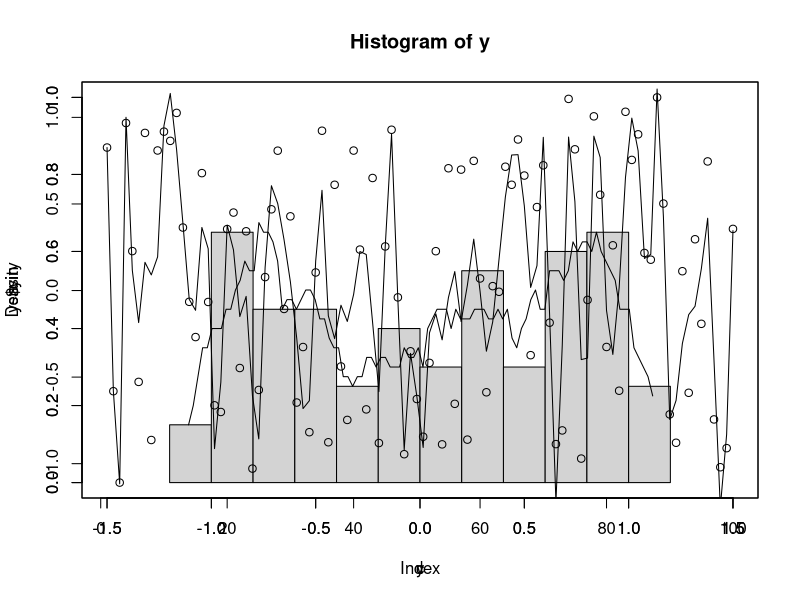
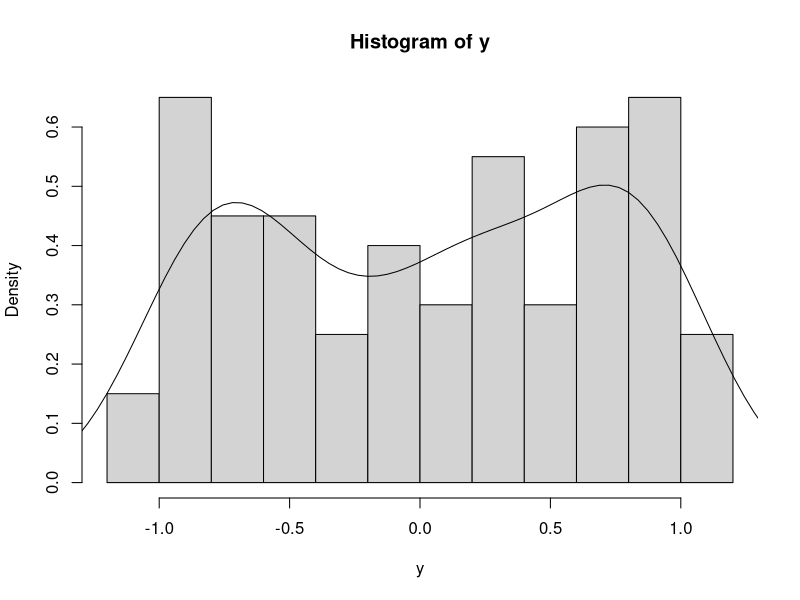

The R source for these figures, in order:
# 原始資料
x <- runif(100,0,2*pi)
y <- sin(x) + rnorm(100,0,0.09)

# The Naïve Density Estimator ---------------------------------------------

NDE <- function(X,h=0.01){
  f <- sum(y < (X+h) & y > (X-h))/(2*100*h)
  return(f)
}

c <- seq(min(y),max(y),(max(y)-min(y))/99)
a <- NULL
for (i in 1:length(c)) {
  a <- c(a,NDE(c[i],h=0.2))
}

hist(y,breaks = 8,freq = F, ylim = c(0,1),xlim = c(-1.5,1.5))
par(new = T)
plot(c,a,type = "l",xlab = NULL,ylim = c(0,1),xlim = c(-1.5,1.5))

par(new = T)

s <- sort(a)
sum((s-sort(y))^2)



# Spline ------------------------------------------------------------------

ys <- smooth.spline(y,df = 100)
plot(ys$yin)
lines(ys$y)
s <- sort(ys$y)
sum((s-sort(y))^2)

# Kernel density ----------------------------------------------------------
K <- density(y, n= 100)
hist(y, freq = F)
lines(K)
s <- sort(K$y)
sum((s-sort(y))^2)
